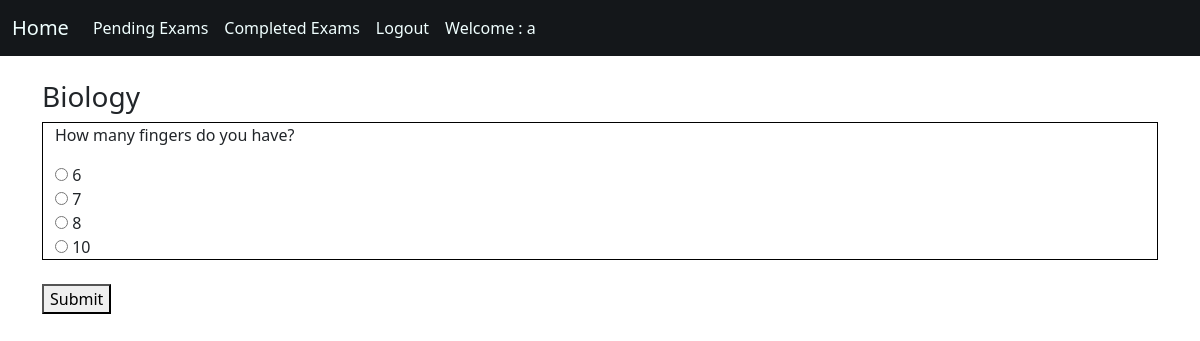
Page /attendpaper/2 (signed in) on the committed database.
### assesment/models.py (models this page shows, shortened)
class questionPaper(models.Model):
    users = models.ManyToManyField(User, related_name='user', blank=True)
    title = models.CharField(max_length=100, null=True, blank=True)
    questionList = models.ManyToManyField(question, blank=True, related_name='questionsList')
    submittedby = models.ManyToManyField(User, related_name='submitted', blank=True)
    examOverStatus = models.BooleanField(default=False)

class question(models.Model):
    Question = models.CharField(max_length=500)
    A = models.CharField(max_length=200)
    B = models.CharField(max_length=200)
    C = models.CharField(max_length=200)
    D = models.CharField(max_length=200)
    marks = models.IntegerField(default=1)
    answer = models.CharField(max_length=1)
    def __str__(self):
        return self.Question or str(self.id)

### assesment/views.py (the view, shortened to what this page needs)
# urls.py: path('attendpaper/<int:pk>', attendexam, name='attendpaper'),
def attendexam(request, pk):
    paper = questionPaper.objects.get(id=pk)
    userP = userprofile.objects.get(user=request.user)
    context = {'paper':paper}
    template_name = "attendpaper.html"
    return render(request, template_name, context)

### templates/attendpaper.html (shortened to what this page needs)
{% extends "base.html" %}
{% block content %}
    <h3>{{paper.title}}</h3>
    <form action="" method="POST">
        {% for x in paper.questionList.all %}
            <div class="container" style="border: 1px solid black;">
            <p>{{x}}</p>
            <input type="radio" name = "{{x.Question}}" value="A"> {{x.A}} </br>
            <input type="radio" name = "{{x.Question}}" value="B"> {{x.B}} </br>
            <input type="radio" name = "{{x.Question}}" value="C"> {{x.C}} </br>
            <input type="radio" name = "{{x.Question}}" value="D"> {{x.D}} </br>
            </div>
            <br>
        {% endfor %}
        <button type="submit">Submit</button>
    </form>
{% endblock %}

### templates/base.html (shortened to what this page needs)
<html>
    <head>
        <link href="https://cdn.jsdelivr.net/npm/bootstrap@5.0.0-beta2/dist/css/bootstrap.min.css" rel="stylesheet">
    </head>
    <body>
        <nav class="navbar sticky-top navbar-expand-lg navbar-light" style="background-color:rgb(20,23,26);">
            <div class="container-fluid">
              <a class="navbar-brand" href="/" style="color:azure;">Home</a>
              <div class="collapse navbar-collapse" id="navbarSupportedContent">
                <ul class="navbar-nav me-auto mb-2 mb-lg-0">
                  {% if not user.is_authenticated %}
                  <li class="nav-item">
                    <a class="nav-link" href="login" style="color: azure;">Login</a>
                  </li>
                  <li class="nav-item">
                    <a class="nav-link" href="register" style="color: azure;">SignUp</a>
                  </li>
                  {% else %}
                    {% if request.user.is_superuser %}
                    <li class="nav-item">
                        <a class="nav-link" style="color: azure;" href="{% url 'createexam' %}">Create Exam</a>
                    </li>
                    <li class="nav-item">
                      <a class="nav-link" style="color: azure;" href="{% url 'ongoingexams' %}">Ongoing Exams</a>
                    </li>
                    <li class="nav-item">
                        <a class="nav-link" style="color: azure;" href="{% url 'completedexams' %}">Completed Exams</a>
                    </li>
                    {% else %}
                    <li class="nav-item">
                        <a class="nav-link" style="color: azure;" href="{% url 'pendingexams' %}">Pending Exams</a>
                    </li>
                    <li class="nav-item">
                      <a class="nav-link" style="color: azure;" href="{% url 'previousexams' %}">Completed Exams</a>
                  </li>
                    {% endif %}
                    <li class="nav-item">
                        <a class="nav-link" style="color: azure;" href="{% url 'logout' %}">Logout</a>
                    </li>
                    <li class="nav-item">
                        <a class="nav-link" style="color: azure;" href="#">Welcome : {{request.user}}</a>
                    </li>
                  {% endif %}
                </ul>
              </div>
            </div>
          </nav>
        <div class="container">
          <br>
        {% block content %}
        {% endblock %}
        </div>
      </body>
</html>

### rows in the picture
questionPaper: title "Biology"
question: Question "How many fingers do you have?", A "6", B "7", C "8", D "10"

### other values in the picture
{{ request.user }} "a"
